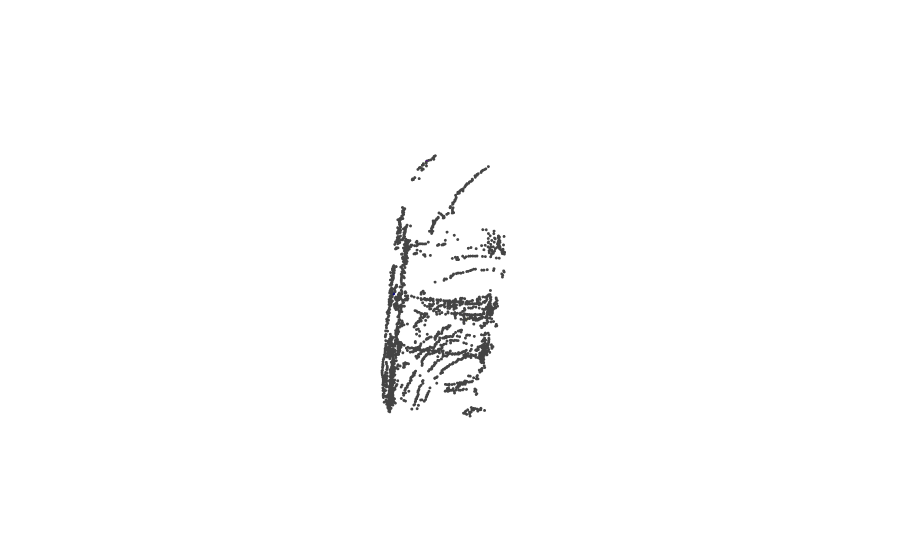

Notebook code for this chart:
### Code cell
import plotly.graph_objects as go
def view_object(object_points, colors=(238, 75, 43)):
    fig = go.Figure(
        data=[
            go.Scatter3d(
                x=object_points[:,0], y=object_points[:,1], z=object_points[:,2], 
                mode='markers',
                marker=dict(size=1, color=colors)
            )
        ],
        layout=dict(
            scene=dict(
                xaxis=dict(visible=False),
                yaxis=dict(visible=False),
                zaxis=dict(visible=False)
            )
        )
    )
    fig.show()

i = 1000
cls = 'car'
print('Num Points', objects[cls][i]['num_points'])
view_object(objects[cls][i]['points'])

### Figure 1 — Plotly figure (JSON) as saved in the notebook; plotly's stock layout.template omitted (floating-point values rounded to 4 significant figures; data arrays with more than 128 entries replaced by an {"elided": "..."} marker saying what was removed)
{"data": [{"marker": {"color": [238, 75, 43], "size": 1}, "mode": "markers", "type": "scatter3d", "x": {"elided": "2048 float values"}, "y": {"elided": "2048 float values"}, "z": {"elided": "2048 float values"}}], "layout": {"autosize": true, "scene": {"aspectmode": "auto", "aspectratio": {"x": 0.9618, "y": 1.775, "z": 0.5859}, "camera": {"center": {"x": 0, "y": 0, "z": 0}, "eye": {"x": -0.0246, "y": 0.07672, "z": 2.932}, "projection": {"type": "perspective"}, "up": {"x": 0, "y": 0, "z": 1}}, "xaxis": {"type": "linear", "visible": false}, "yaxis": {"type": "linear", "visible": false}, "zaxis": {"type": "linear", "visible": false}}}}
